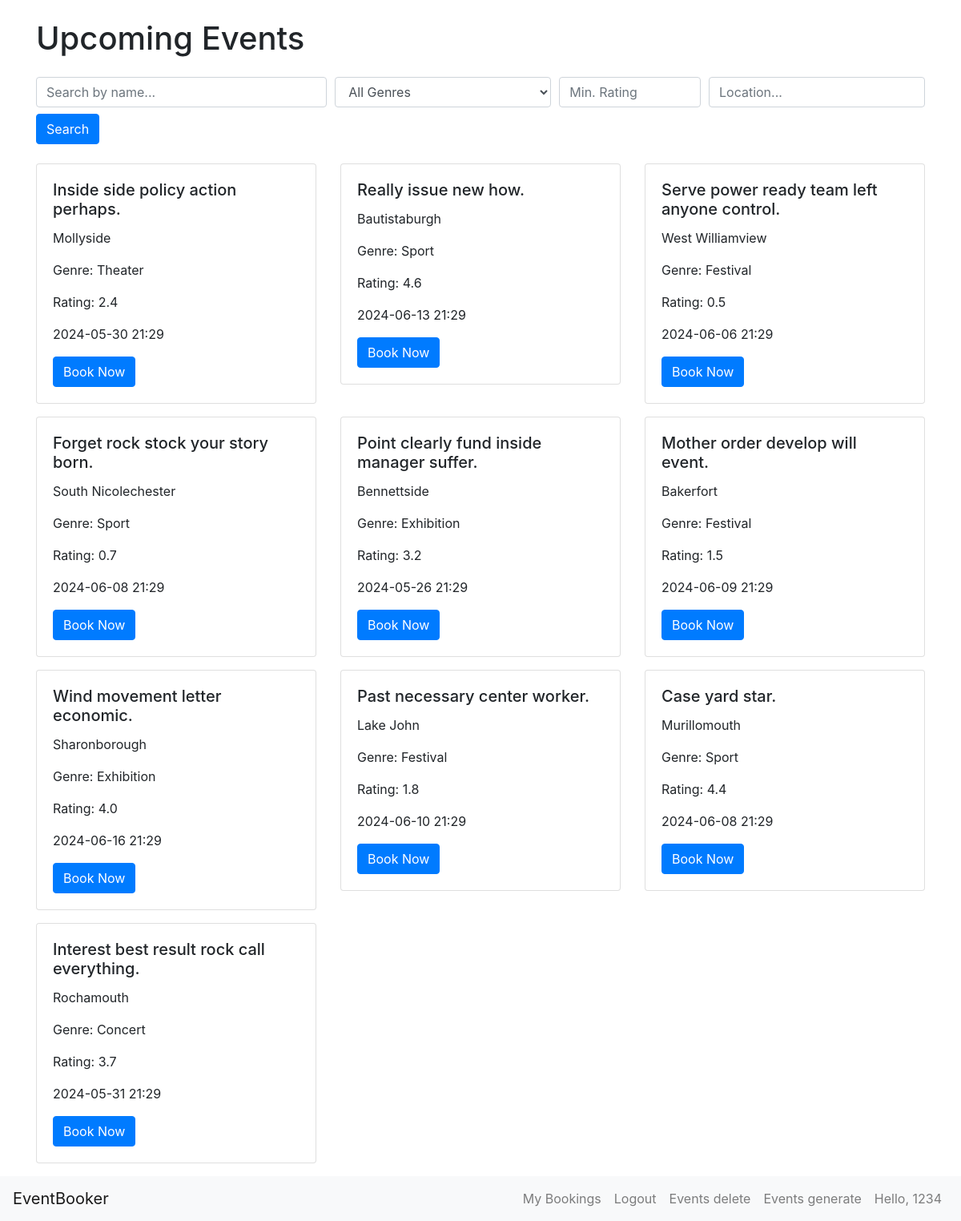
The app's page /home (signed in) with its own data.
### app/models.py (models this page shows, shortened)
class Event(db.Model):
    id = db.Column(db.Integer, primary_key=True)
    name = db.Column(db.String(100), nullable=False)
    location = db.Column(db.String(100), nullable=False)
    date = db.Column(db.DateTime, nullable=False)
    genre = db.Column(db.String(50))
    rating = db.Column(db.Float, default=0.0)
    bookings = db.relationship('Booking', backref='event', lazy=True, cascade='all, delete-orphan')

class User(db.Model, UserMixin):
    id = db.Column(db.Integer, primary_key=True)
    username = db.Column(db.String(20), unique=True, nullable=False)
    password_hash = db.Column(db.String(128), nullable=False)
    preferences = db.Column(db.String(255))
    bookings = db.relationship('Booking', backref='user', lazy=True)

### app/routes.py (the view)
@app.route('/')
@app.route('/home')
def home() -> str:
    if current_user.is_authenticated:
        user_preferences = current_user.preferences.split(',') if current_user.preferences else []
        preferred_events = Event.query.filter(Event.genre.in_(user_preferences)).all()
        other_events = Event.query.filter(Event.genre.notin_(user_preferences)).all()
        events = preferred_events + other_events
    else:
        events = Event.query.all()
    return render_template('home.html', events=events)

### app/models.py (called while the page is built)
@login_manager.user_loader
def load_user(user_id):
    return User.query.get(int(user_id))

### app/templates/home.html (shortened to what this page needs)
{% extends 'base.html' %}
{% block content %}
<div class="container mt-4">
    <h1 class="mb-4">Upcoming Events</h1>
        <form method="GET" action="{{ url_for('search') }}" class="mb-4">
            <div class="form-row">
                <div class="col-md-4">
                    <input type="text" class="form-control" name="query" placeholder="Search by name..." value="{{ query }}">
                </div>
                <div class="col-md-3">
                    <select class="form-control" name="genre">
                        <option value="">All Genres</option>
                    </select>
                </div>
                <div class="col-md-2">
                    <input type="number" class="form-control" name="min_rating" min="0" max="5" step="0.1" placeholder="Min. Rating" value="{{ min_rating }}">
                </div>
                <div class="col-md-3">
                    <input type="text" class="form-control" name="location" placeholder="Location..." value="{{ location }}">
                </div>
            </div>
            <button type="submit" class="btn btn-primary mt-2">Search</button>
        </form>
    <div class="row">
        {% for event in events %}
        <div class="col-md-4 mb-3">
            <div class="card">
                <div class="card-body">
                    <h5 class="card-title">{{ event.name }}</h5>
                    <p class="card-text">{{ event.location }}</p>
                    <p class="card-text">Genre: {{ event.genre }}</p>
                    <p class="card-text">Rating: {{ event.rating }}</p>
                    <p class="card-text">{{ event.date.strftime('%Y-%m-%d %H:%M') }}</p>
                    {% if current_user.is_authenticated %}
                        {% set booking = current_user.bookings|selectattr('event_id', '==', event.id)|first %}
                        {% if booking %}
                            {% if not booking.is_paid %}
                                <a href="{{ url_for('payment', booking_id=booking.id) }}" class="btn btn-success">Pay</a>
                            {% endif %}
                        {% else %}
                            <a href="{{ url_for('book', event_id=event.id) }}" class="btn btn-primary">Book Now</a>
                        {% endif %}
                    {% else %}
                        <a href="{{ url_for('login') }}" class="btn btn-primary">Login to Book</a>
                    {% endif %}
                </div>
            </div>
        </div>
        {% endfor %}
    </div>
</div>
{% endblock %}

### app/templates/base.html (shortened to what this page needs)
<!DOCTYPE html>
<html lang="en">
<head>
    <link href="https://stackpath.bootstrapcdn.com/bootstrap/4.5.2/css/bootstrap.min.css" rel="stylesheet">
</head>
<body>
    {% block content %}{% endblock %}
</body>
<nav class="navbar navbar-expand-lg navbar-light bg-light">
    <a class="navbar-brand" href="{{ url_for('home') }}">EventBooker</a>
    <div class="collapse navbar-collapse" id="navbarNav">
        <ul class="navbar-nav ml-auto">
            {% if current_user.is_authenticated %}
                <li class="nav-item">
                    <a class="nav-link" href="{{ url_for('bookings') }}">My Bookings</a>
                </li>
                <li class="nav-item">
                    <a class="nav-link" href="{{ url_for('logout') }}">Logout</a>
                </li>
                <li class="nav-item">
                    <a class="nav-link" href="{{ url_for('events_delete') }}">Events delete</a>
                <li class="nav-item">
                    <a class="nav-link" href="{{ url_for('generate_events') }}">Events generate</a>
                </li>
                <li class="nav-item">
                    <a class="nav-link">Hello, {{ current_user.username }}</a>
                </li>
            {% endif %}
        </ul>
    </div>
  </nav>
</html>

### records on screen
Event: name "Inside side policy action perhaps.", location "Mollyside", genre "Theater", rating "2.4", date "2024-05-30 21:29"
Event: name "Really issue new how.", location "Bautistaburgh", genre "Sport", rating "4.6", date "2024-06-13 21:29"
Event: name "Serve power ready team left anyone control.", location "West Williamview", genre "Festival", rating "0.5", date "2024-06-06 21:29"
Event: name "Forget rock stock your story born.", location "South Nicolechester", genre "Sport", rating "0.7", date "2024-06-08 21:29"
Event: name "Point clearly fund inside manager suffer.", location "Bennettside", genre "Exhibition", rating "3.2", date "2024-05-26 21:29"
Event: name "Mother order develop will event.", location "Bakerfort", genre "Festival", rating "1.5", date "2024-06-09 21:29"
Event: name "Wind movement letter economic.", location "Sharonborough", genre "Exhibition", rating "4.0", date "2024-06-16 21:29"
Event: name "Past necessary center worker.", location "Lake John", genre "Festival", rating "1.8", date "2024-06-10 21:29"
Event: name "Case yard star.", location "Murillomouth", genre "Sport", rating "4.4", date "2024-06-08 21:29"
Event: name "Interest best result rock call everything.", location "Rochamouth", genre "Concert", rating "3.7", date "2024-05-31 21:29"
User: username "1234"
